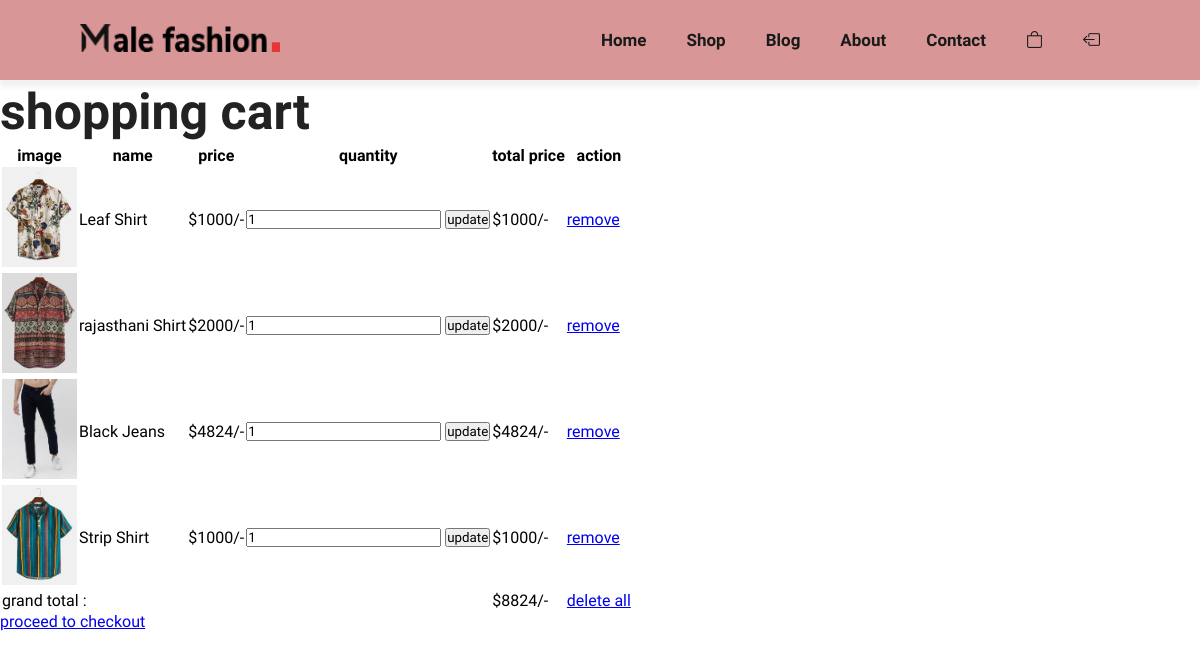
/cart.php (signed in), run on the app's committed database.
### tables this page shows
CREATE TABLE `cart` (
  `id` int(100) NOT NULL,
  `user_id` int(100) NOT NULL,
  `name` varchar(100) NOT NULL,
  `price` varchar(100) NOT NULL,
  `image` varchar(100) NOT NULL,
  `quantity` int(100) NOT NULL
);

### cart.php (the view, shortened to what this page needs)
<?php
include 'connection.php';
$user_id = $_SESSION['user_id'];
?>
<!DOCTYPE html>
<html lang="en">
<head>
    <link rel="stylesheet" href="https://cdn.jsdelivr.net/npm/bootstrap-icons@1.8.1/font/bootstrap-icons.css">
    <link rel="stylesheet" href="css/style.css">
</head>
<body>
<?php
include "header.php";
?>
    <div class="container">
        <h1 class="heading">shopping cart</h1>
        <table>
            <thead>
                <th>image</th>
                <th>name</th>
                <th>price</th>
                <th>quantity</th>
                <th>total price</th>
                <th>action</th>
            </thead>
            <tbody>
                <?php
                $cart_query = mysqli_query($conn, "SELECT * FROM `cart` WHERE user_id = '$user_id'") or die('query failed');
                $grand_total = 0;
                if (mysqli_num_rows($cart_query) > 0) {
                    while ($fetch_cart = mysqli_fetch_assoc($cart_query)) {
                ?>
                        <tr>
                            <td><img src="images/home-product/<?php echo $fetch_cart['image']; ?>" height="100" alt=""></td>
                            <td><?php echo $fetch_cart['name']; ?></td>
                            <td>$<?php echo $fetch_cart['price']; ?>/-</td>
                            <td>
                                <form action="" method="post">
                                    <input type="number" min="1" name="cart_quantity" value="<?php echo $fetch_cart['quantity']; ?>">
                                    <input type="submit" name="update_cart" value="update" class="option-btn">
                                </form>
                            </td>
                            <td>$<?php echo $sub_total = ($fetch_cart['price'] * $fetch_cart['quantity']); ?>/-</td>
                            <td><a href="cart.php?remove=<?php echo $fetch_cart['id']; ?>" class="delete-btn" onclick="return confirm('remove item from cart?');">remove</a></td>
                        </tr>
                <?php
                        $grand_total += $sub_total;
                    }
                } else {
                    echo '<tr><td style="padding:20px; text-transform:capitalize;" colspan="6">no item added</td></tr>';
                }
                ?>
                <tr class="table-bottom">
                    <td colspan="4">grand total :</td>
                    <td>$<?php echo $grand_total; ?>/-</td>
                    <td><a href="cart.php?delete_all" onclick="return confirm('delete all from cart?');" class="delete-btn <?php echo ($grand_total > 1) ? '' : 'disabled'; ?>">delete all</a></td>
                </tr>
            </tbody>
        </table>
        <div class="cart-btn">
            <a href="#" class="btn <?php echo ($grand_total > 1) ? '' : 'disabled'; ?>">proceed to checkout</a>
        </div>
    </div>
</body>
</html>

### css/style.css (style rules this page uses)
* { padding: 0px; margin: 0px; box-sizing: border-box; font-family: 'Spartan', sans-serif; }
h1 { font-size: 50px; line-height: 64px; color: #222; }
body { width: 100%; }

### data on the page
cart: image (picture), name "Leaf Shirt", price "1000", cart_quantity "1"
cart: image (picture), name "rajasthani Shirt", price "2000", cart_quantity "1"
cart: image (picture), name "Black Jeans", price "4824", cart_quantity "1"
cart: image (picture), name "Strip Shirt", price "1000", cart_quantity "1"

### other printed values
$grand_total "8824"
